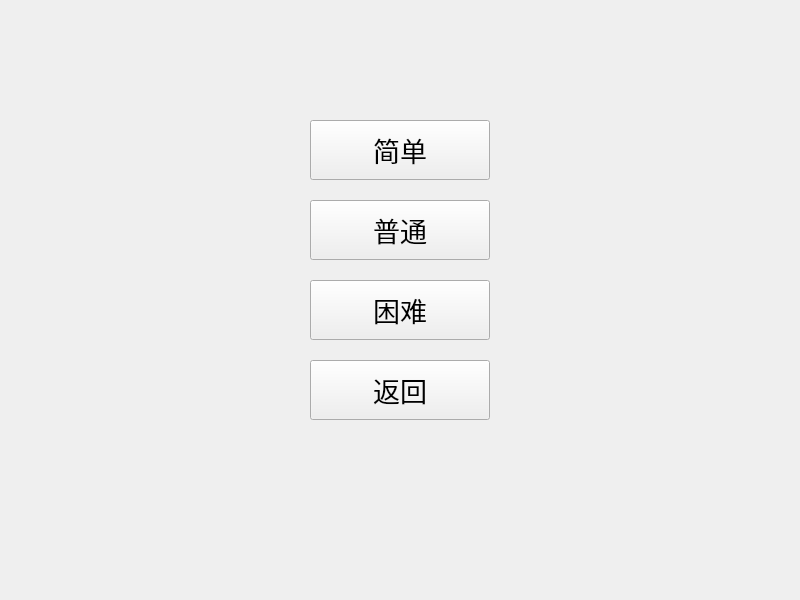
<?xml version="1.0" encoding="UTF-8"?>
<ui version="4.0">
 <class>ChooseLevel_UI</class>
 <widget class="QMainWindow" name="ChooseLevel_UI">
  <property name="geometry">
   <rect>
    <x>0</x>
    <y>0</y>
    <width>800</width>
    <height>600</height>
   </rect>
  </property>
  <property name="windowTitle">
   <string>MainWindow</string>
  </property>
  <widget class="QWidget" name="centralwidget">
   <widget class="QPushButton" name="easyButton">
    <property name="geometry">
     <rect>
      <x>310</x>
      <y>120</y>
      <width>180</width>
      <height>60</height>
     </rect>
    </property>
    <property name="font">
     <font>
      <family>楷体</family>
      <pointsize>20</pointsize>
     </font>
    </property>
    <property name="text">
     <string>简单</string>
    </property>
   </widget>
   <widget class="QPushButton" name="normalButton">
    <property name="geometry">
     <rect>
      <x>310</x>
      <y>200</y>
      <width>180</width>
      <height>60</height>
     </rect>
    </property>
    <property name="font">
     <font>
      <family>楷体</family>
      <pointsize>20</pointsize>
     </font>
    </property>
    <property name="text">
     <string>普通</string>
    </property>
   </widget>
   <widget class="QPushButton" name="hardButton">
    <property name="geometry">
     <rect>
      <x>310</x>
      <y>280</y>
      <width>180</width>
      <height>60</height>
     </rect>
    </property>
    <property name="font">
     <font>
      <family>楷体</family>
      <pointsize>20</pointsize>
     </font>
    </property>
    <property name="text">
     <string>困难</string>
    </property>
   </widget>
   <widget class="QPushButton" name="returnButton">
    <property name="geometry">
     <rect>
      <x>310</x>
      <y>360</y>
      <width>180</width>
      <height>60</height>
     </rect>
    </property>
    <property name="font">
     <font>
      <family>楷体</family>
      <pointsize>20</pointsize>
     </font>
    </property>
    <property name="text">
     <string>返回</string>
    </property>
   </widget>
   <widget class="QLabel" name="choose_Level_Background_label">
    <property name="geometry">
     <rect>
      <x>0</x>
      <y>0</y>
      <width>800</width>
      <height>600</height>
     </rect>
    </property>
    <property name="minimumSize">
     <size>
      <width>800</width>
      <height>600</height>
     </size>
    </property>
    <property name="maximumSize">
     <size>
      <width>800</width>
      <height>600</height>
     </size>
    </property>
    <property name="text">
     <string/>
    </property>
    <property name="pixmap">
     <pixmap resource="Voice.qrc">:/image/background/background4.jpg</pixmap>
    </property>
    <property name="scaledContents">
     <bool>true</bool>
    </property>
   </widget>
   <zorder>choose_Level_Background_label</zorder>
   <zorder>easyButton</zorder>
   <zorder>normalButton</zorder>
   <zorder>hardButton</zorder>
   <zorder>returnButton</zorder>
  </widget>
 </widget>
 <resources>
  <include location="Voice.qrc"/>
 </resources>
 <connections/>
</ui>
